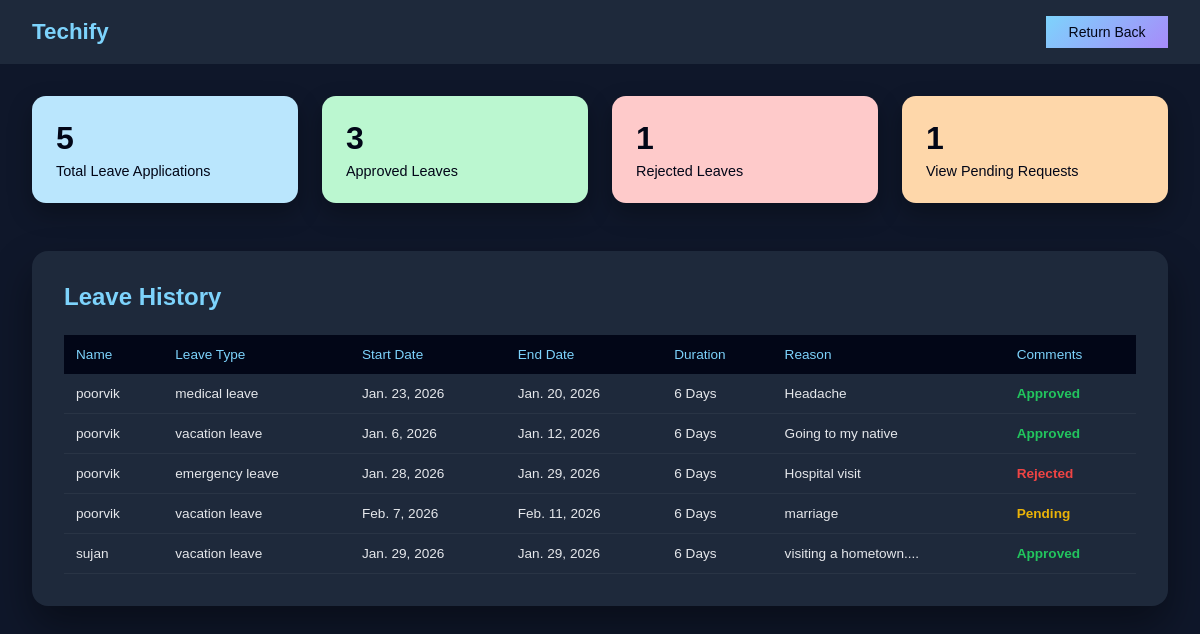
The app's page /leave/admin-leave-management (signed in) with its own data.
### leave/models.py (models this page shows, shortened)
class Leave(models.Model):
    user=models.ForeignKey(User,on_delete=models.CASCADE , related_name='leave')
    leave_type=models.CharField(max_length=70)
    start_date=models.DateField()
    end_date=models.DateField()
    reason=models.TextField()
    status=models.CharField(max_length=10,default='Pending')

### leave/views.py (the view)
# urls.py: path('admin-leave-management',admin_leave_management,name='admin_leave_management'),
@login_required
def admin_leave_management(request):
    pending=approved=rejected=countofall=0
    if request.user.profile.role!='admin':
        return redirect('staff_dashboard')
    leaves=Leave.objects.all()
    for leave in leaves:
        if leave.status=='Pending':
            pending+=1
        elif leave.status=='Approved':
            approved+=1
        elif leave.status=='Rejected':
            rejected+=1
    for leave in leaves:
        countofall+=1
    return render(request,'leave/admin_LM.html',{'leaves':leaves,'pending':pending,'approved':approved,'rejected':rejected,'count_':countofall})

### template/leave/admin_LM.html (shortened to what this page needs)
<!DOCTYPE html>
<html lang="en">
{% load static %}
<head>
    <link rel="stylesheet" href="{% static 'css/admin_LM.css' %}">
</head>
<body>
    <div class="navbar">
        <div class="logo">Techify</div>
        <a href="{% url 'admin_dashboard' %}"><button class="back-btn">Return Back</button></a>
    </div>
    <div class="page">
        <div class="summary">
            <div class="summary-card blue">
                <h2>{{count_}}</h2>
                <p>Total Leave Applications</p>
            </div>
            <div class="summary-card green">
                <h2>{{approved}}</h2>
                <p>Approved Leaves</p>
            </div>
            <div class="summary-card red">
                <h2>{{rejected}}</h2>
                <p>Rejected Leaves</p>
            </div>
            <a style="text-decoration: none;" href="{% url 'view_leave' %}">
                <div class="summary-card orange">
                    <h2>{{pending}}</h2>
                    <p>View Pending Requests</p>
                </div>
            </a>
        </div>
        <div class="leave-history">
            <h2>Leave History</h2>
            <table>
                <thead>
                    <tr>
                        <th>Name</th>
                        <th>Leave Type</th>
                        <th>Start Date</th>
                        <th>End Date</th>
                        <th>Duration</th>
                        <th>Reason</th>
                        <th>Comments</th>
                    </tr>
                </thead>
                <tbody>
                    {% for leave in leaves %}
                    <tr>
                        <td>{{leave.user.username}}</td>
                        <td>{{leave.leave_type}}</td>
                        <td>{{leave.start_date}}</td>
                        <td>{{leave.end_date}}</td>
                        <td>6 Days</td>
                        <td>{{leave.reason}}</td>
                        <td class="status {{leave.status|lower}}">{{leave.status}}</td>
                    </tr>
                    {% endfor %}
                </tbody>
            </table>
        </div>
    </div>
</body>
</html>

### static/css/admin_LM.css (style rules this page uses)
:root { --bg: #0f172a; --surface: #1e293b; --text: #e5e7eb; --muted: #94a3b8; --blue: #bae6fd; --green: #bbf7d0; --red: #fecaca; --orange: #fed7aa; --accent: #7dd3fc; --accent-2: #a78bfa; }
* { margin: 0; padding: 0; box-sizing: border-box; }
body { font-family: 'Poppins', sans-serif; background-color: var(--bg); color: var(--text); }
.navbar { background-color: var(--surface); padding: 1rem 2rem; display: flex; justify-content: space-between; align-items: center; }
.navbar .logo { font-size: 1.4rem; font-weight: 600; color: var(--accent); }
.back-btn { padding: 0.5rem 1.4rem; border: none; cursor: pointer; background: linear-gradient(135deg, var(--accent), var(--accent-2)); color: #020617; font-weight: 500; font-size: 14px; transition: transform 0.2s ease; }
.page { padding: 2rem; }
.summary { display: grid; grid-template-columns: repeat(auto-fit, minmax(220px, 1fr)); gap: 1.5rem; margin-bottom: 3rem; }
.summary-card { padding: 1.5rem; border-radius: 14px; color: #020617; box-shadow: 0 10px 25px rgba(0, 0, 0, 0.3); }
.summary-card h2 { font-size: 2rem; margin-bottom: 0.4rem; }
.summary-card p { font-size: 0.9rem; font-weight: 500; }
.blue { background-color: var(--blue); }
.green { background-color: var(--green); }
.red { background-color: var(--red); }
.orange { background-color: var(--orange); }
.leave-history { background-color: var(--surface); padding: 2rem; border-radius: 16px; box-shadow: 0 20px 40px rgba(0, 0, 0, 0.4); }
.leave-history h2 { margin-bottom: 1.5rem; color: var(--accent); }
table { width: 100%; border-collapse: collapse; font-size: 0.85rem; }
thead { background-color: #020617; }
th, td { padding: 12px; text-align: left; }
th { color: var(--accent); font-weight: 500; }
tbody tr { border-bottom: 1px solid rgba(255, 255, 255, 0.05); }
.status { color: #22c55e; font-weight: 600; }
.status.approved { color: #22c55e; font-weight: 600; }
.status.rejected { color: #ef4444; font-weight: 600; }
.status.pending { color: #eab308; font-weight: 600; }

### records on screen
Leave: user.username "poorvik", leave_type "medical leave", start_date "Jan. 23, 2026", end_date "Jan. 20, 2026", reason "Headache", status "Approved"
Leave: user.username "poorvik", leave_type "vacation leave", start_date "Jan. 6, 2026", end_date "Jan. 12, 2026", reason "Going to my native", status "Approved"
Leave: user.username "poorvik", leave_type "emergency leave", start_date "Jan. 28, 2026", end_date "Jan. 29, 2026", reason "Hospital visit", status "Rejected"
Leave: user.username "poorvik", leave_type "vacation leave", start_date "Feb. 7, 2026", end_date "Feb. 11, 2026", reason "marriage", status "Pending"
Leave: user.username "sujan", leave_type "vacation leave", start_date "Jan. 29, 2026", end_date "Jan. 29, 2026", reason "visiting a hometown....", status "Approved"

### other values on screen
{{ count_ }} "5"
{{ approved }} "3"
{{ rejected }} "1"
{{ pending }} "1"
